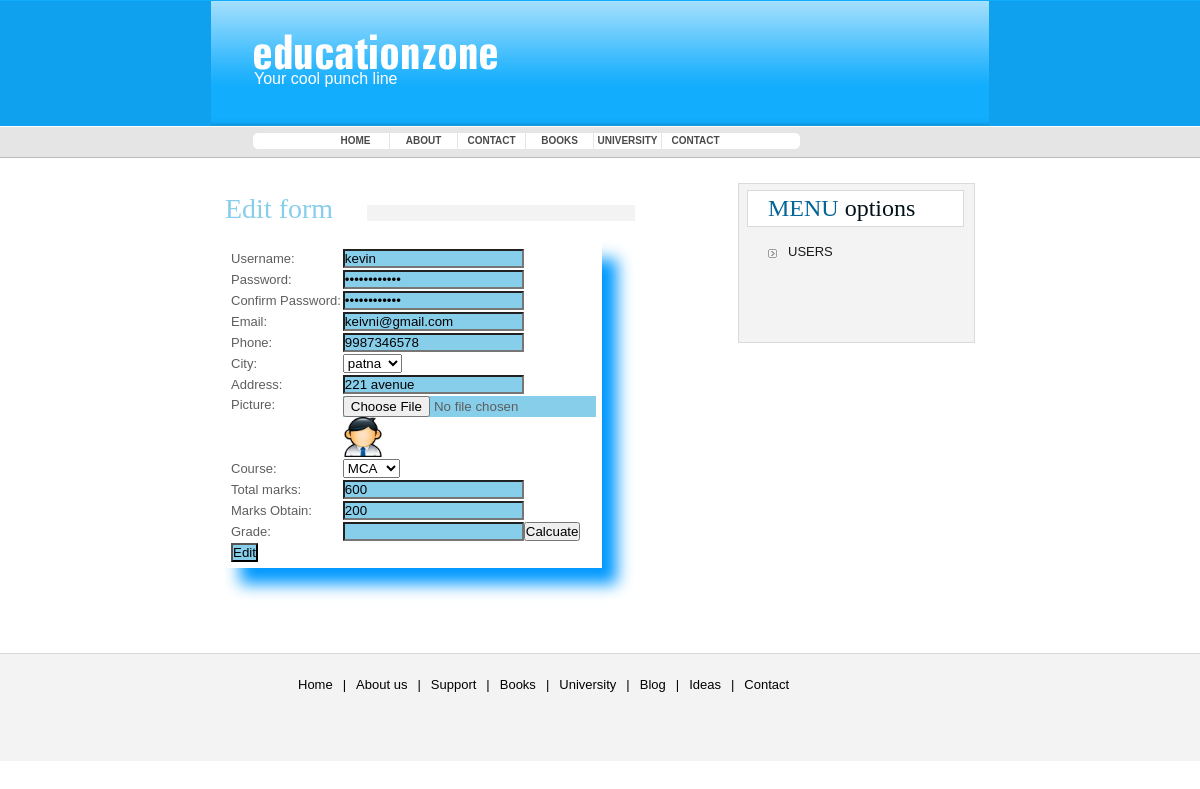
The page /admin/edit.php?id=1 on the database its author committed.
### tables this page shows
CREATE TABLE IF NOT EXISTS `user` (
  `userid` int(10) NOT NULL AUTO_INCREMENT,
  `username` varchar(20) DEFAULT NULL,
  `password` varchar(20) DEFAULT NULL,
  `city` varchar(20) DEFAULT NULL,
  `phone` bigint(20) DEFAULT NULL,
  `email` varchar(20) DEFAULT NULL,
  `date` date DEFAULT NULL,
  `address` text,
  `picture` varchar(50) DEFAULT NULL,
  `course` varchar(20) DEFAULT NULL,
  `totalMarks` int(10) DEFAULT NULL,
  `marksObt` int(10) DEFAULT NULL,
  `grade` varchar(25) DEFAULT NULL,
  PRIMARY KEY (`userid`)
);

### admin/edit.php (the view, shortened to what this page needs)
<!DOCTYPE html PUBLIC "-//W3C//DTD XHTML 1.0 Transitional//EN" "http://www.w3.org/TR/xhtml1/DTD/xhtml1-transitional.dtd">
<html xmlns="http://www.w3.org/1999/xhtml">
<head>
</head>
<body>
<?php
  include 'top.php';
  $id=$_GET['id'];
  $sql="select * from user where userid='".$id."'";
  $result=mysql_query($sql);
  $row=mysql_fetch_array($result);
?>
<div id="bodyPan" style="border:0px solid black;overflow:auto;width:750px">
      <div id="bodyLeftPan" style="float:left width:400px">
       <div><h3 style="color:skyblue">Edit form</h3></div><br />
          <form action="editing.php?id=<?=$id?>" onsubmit="return check()" enctype="multipart/form-data" method="post">
               <table style="border:0px;background:-moz-linear-gradient(left,white,skyblue);font-size:16x;box-shadow:15px 16px 15px #0099FF">
                  <tr><td>Username:<br /></td><td><input type="text" name="user" id="us" value="<?=$row['username']?>"/><br /></td></tr>
                  <tr><td>Password:<br /></td><td><input type="password" name="pass" id="pas" value="<?=$row['password']?>"/><br /></td></tr>
                  <tr><td>Confirm Password:<br /></td><td><input type="password" name="cpass" id="cp" value="<?=$row['password']?>"/><br /></td></tr>
                  <tr><td>Email:<br /></td><td><input type="text" name="em" id="eml" value="<?=$row['email']?>"/><br /></td></tr>
                  <tr><td>Phone:<br /></td><td><input type="text" name="ph" id="pho" value="<?=$row['phone']?>"/><br /></td></tr>
                  <tr><td>City:<br /></td><td><select name="ci" id="ct">
                                              <option value="patna" <?php if($row['city']=="patna")
									   {
									        echo "selected='selected'";
									   }
									?>>patna</option>
                                              </select><br /></td></tr>
                  <tr><td>Address:<br /></td><td><input type="text" name="Addr" id="Add" value="<?=$row['address']?>"/><br /></td></tr>
                  <tr><td valign="top">Picture:</td><td><input type="file" name="pic" value="<?=$row['picture']?>"/><br /><img src="<?=$row['picture']?>" width=40px height=40px /></td></tr>
                   <tr><td>Course:</td><td>
					<select name="cour" id="cour">
					<?php
         				    $cou=array("BCA","MCA","DCA");
						foreach($cou as $c):
					?>
                                         <option value="<?=$c?>" <?php if($row['course']==$c)
								  {
								    echo 'selected="selected"';
								  }
  								 ?>
								><?=$c?></option>
					<?php endforeach; ?>
                                   </select></td></tr>
                   <tr><td>Total marks:</td><td><input type="text" name="tm" id="tm" value="<?=$row['totalMarks']?>"/></td></tr>
                   <tr><td>Marks Obtain:</td><td><input type="text" name="mo" id="mo" value="<?=$row['marksObt']?>"/></td></tr>
                   <tr><td>Grade:</td><td><input type="number" name="gr" id="gr" value="<?=$row['grade']?>"/><button onclick="calculation()">Calcuate</button></td></tr>
                  <tr><td colspan="2"><input type="submit" value="Edit" name="sub" /></td></tr>
                </table><br /><br />
            </form>
   	</div>
	<div id="bodyRightPan" style="float:right;padding-right:0px">
		<h2><span>MENU</span> options</h2>
		<ul>
			<li><a href="user.php">USERS</a> </li><br /><br />
	</div>
</div>
<?php
  include 'footer.php';
?>

### admin/style.css (style rules this page uses)
* { margin:0;padding:0 }
body { padding:0;margin:0;background:url(images/mainbg.gif) 0 0 repeat-x #fff;color:#5E5E5E;font:13px/18px Arial,Helvetica,sans-serif }
div, p, ul, h2, h3, img { padding:0;margin:0 }
ul { list-style-type:none }
#bodyPan { width:683px;position:relative;margin:0 auto;padding:25px 0 0 }
#bodyLeftPan { width:410px;float:left;padding:12px 36px 0 0 }
#bodyLeftPan table { border-bottom:1px solid blue;border-left:1px solid blue;border-top:1px solid blue;padding:4px }
#bodyLeftPan table input { background:skyblue }
#bodyLeftPan h3 { width:410px;height:30px;background:url(images/border2.gif) 100% 70% no-repeat #fff;color:#00111A;font:28px/28px Georgia, "Times New Roman", Times, serif }
#bodyRightPan { width:235px;float:left;border:1px solid #DADADA;background:#F3F3F3;color:#1A1A1A;padding:0 0 28px }
#bodyRightPan h2 { width:195px;height:35px;display:block;border:1px solid #DADADA;background:#fff;color:#00111A;font:24px/34px Georgia, "Times New Roman", Times, serif;margin:6px 8px 16px;padding:0 0 0 20px }
#bodyRightPan h2 span { background:#fff;color:#046598 }
#bodyRightPan ul { width:180px;margin:0 0 17px 29px }
#bodyRightPan ul li { width:180px;height:18px }
#bodyRightPan ul li a { width:160px;height:18px;display:block;background:url(images/button.gif) 0 6px no-repeat #F3F3F3;color:#1A1A1A;text-decoration:none;padding:0 0 0 20px }

### rows shown on the page
user: user "kevin", em "keivni@gmail.com", ph "9987346578", ci "patna", Addr "221 avenue", picture (picture), cour "MCA", tm "600", mo "200"
